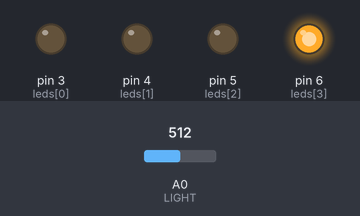
The program below on a simulated Arduino Uno, built with avr-gcc and run on an emulated ATmega328P. Shown: output pins drawn as LEDs (lit = HIGH). The inputs (shaded band) are chosen by the test bench; at power-on: A0 (LIGHT) = 512.

Above: at 1.8 s.
1.9 s: A0 (LIGHT) set to 532
3.4 s: A0 (LIGHT) set to 556
At 4.8 s:
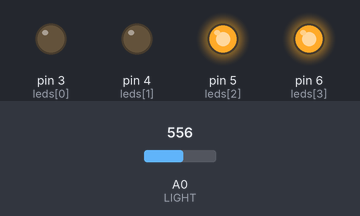
5.5 s: A0 (LIGHT) set to 306
At 6.4 s:
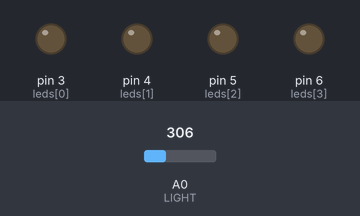
7.5 s: A0 (LIGHT) set to 357
9.2 s: A0 (LIGHT) set to 382
At 10.6 s:
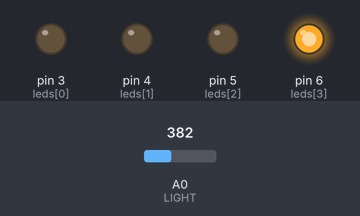
11.5 s: A0 (LIGHT) set to 190
At 13.4 s:
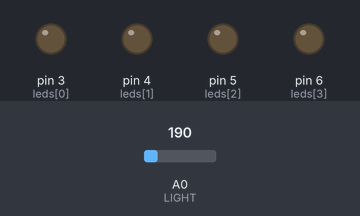
Timing chart, 0 to 14.5 s (numbered marks = the images above; inputs shaded):
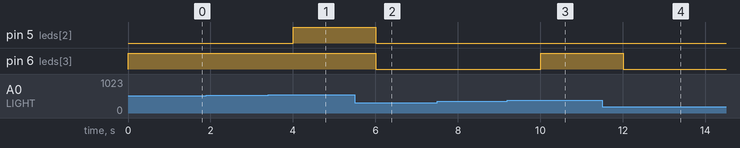

Measured:
- the behaviour switches between 549 and 550 on A0 (LIGHT) (found by bisection; images 0 and 1)
- the behaviour switches between 374 and 375 on A0 (LIGHT) (found by bisection; images 2 and 3)
- after the input at 1.9 s, every drawn part: stays the same
- after the input at 3.4 s, pin 5 (leds[2]): LOW → HIGH after 0.60 s
- after the input at 5.5 s, pin 5 (leds[2]), pin 6 (leds[3]): HIGH → LOW after 0.50 s
- after the input at 7.5 s, every drawn part: stays the same
- after the input at 9.2 s, pin 6 (leds[3]): LOW → HIGH after 0.80 s
- after the input at 11.5 s, pin 6 (leds[3]): HIGH → LOW after 0.50 s

The program:

main.cpp
```cpp
#include <Arduino.h>

const int leds[] = {3, 4, 5, 6};
const int LIGHT = A0;       // фоторезистор на A0
const int MIN_LIGHT = 200;  // нижний порог освещённости
const int MAX_LIGHT = 900;  // верхний порог освещённости
int illuminationLevel = 0;

void setup() {
  for (int i = 0; i < 4; i++) {
    pinMode(leds[i], OUTPUT);
 }
}

void loop() {
  illuminationLevel = analogRead(LIGHT);
  illuminationLevel = map(illuminationLevel, MIN_LIGHT, MAX_LIGHT, 4, 0);
  illuminationLevel = constrain(illuminationLevel, 0, 4);

  for (int i = 0; i < 4; i++) {
    if (i >= illuminationLevel)
      digitalWrite(leds[i], HIGH);
    else
      digitalWrite(leds[i], LOW);
  }
  delay(1000);
}
```
